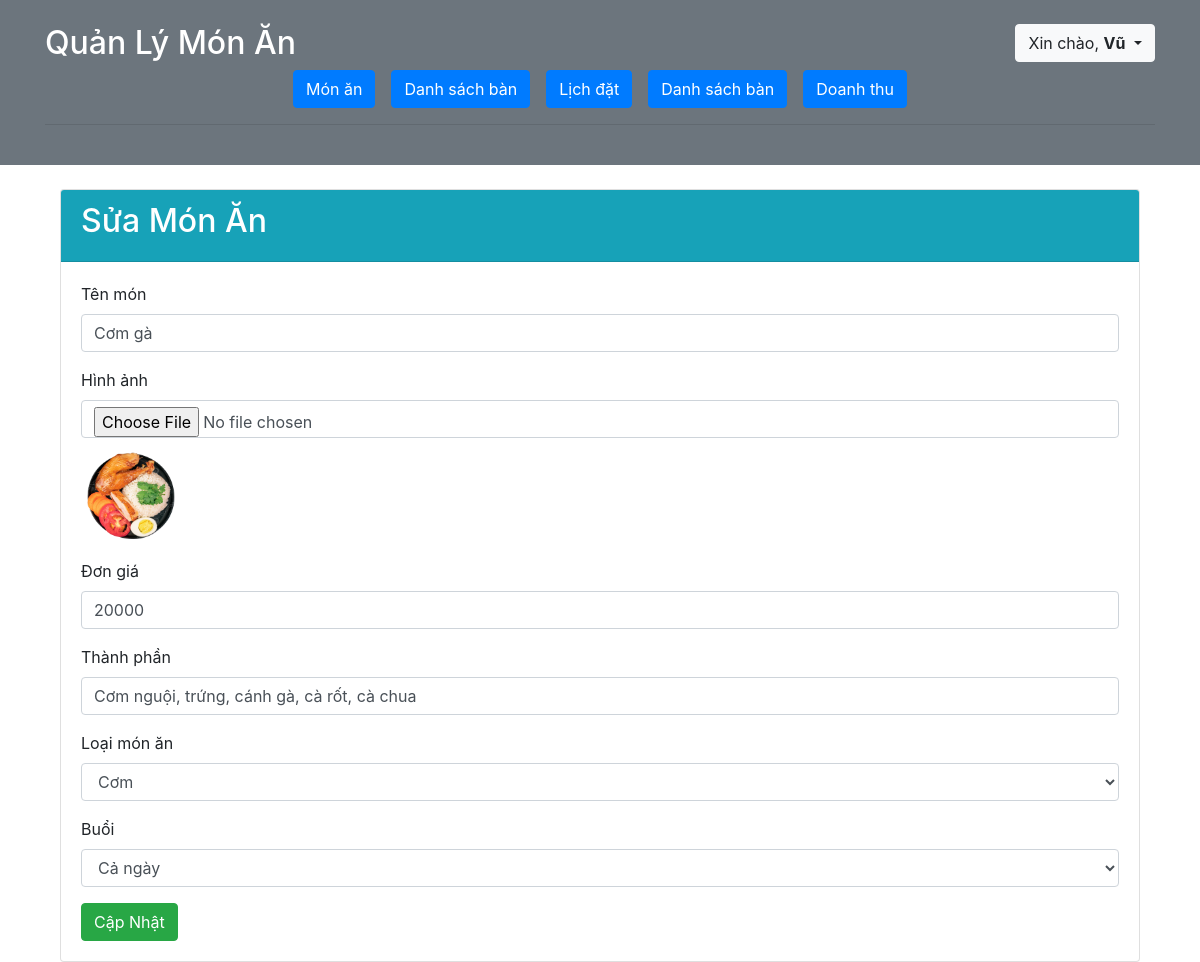
Page /Admin/index.php?page_layout=Sua&id=M0001 (signed in) on the committed database.
### tables this page shows
CREATE TABLE `mon` (
  `MAMON` varchar(5) NOT NULL,
  `MALOAI` char(5) DEFAULT NULL,
  `MABUOI` char(5) DEFAULT NULL,
  `TENMON` varchar(30) DEFAULT NULL,
  `HINHANH` varchar(500) DEFAULT NULL,
  `DONGIA` float DEFAULT NULL,
  `THANHPHAN` varchar(100) DEFAULT NULL
);

### Admin/Chucnang/sua_mon_an.php (the view, shortened to what this page needs)
<?php
require_once '../config/db.php';
if (isset($_GET['id'])) {
    $id = $_GET['id'];
    $sql = "SELECT * FROM MON WHERE MAMON = '$id'";
    $query = mysqli_query($conn, $sql);
    $row = mysqli_fetch_assoc($query);
}
?>
<div class="container mt-4">
    <div class="card">
        <div class="card-header bg-info text-white">
            <h2>Sửa Món Ăn</h2>
        </div>
        <div class="card-body">
            <form method="post" enctype="multipart/form-data">
                <div class="form-group">
                    <label for="">Tên món</label>
                    <input type="text" name="Tenmon" class="form-control" value="<?php echo $row['TENMON']; ?>" required>
                </div>
                <div class="form-group">
                    <label for="">Hình ảnh</label>
                    <input type="file" name="Hinhanh" class="form-control" accept="image/*">
                    <img src="img/<?php echo $row['HINHANH']; ?>" width="100" class="mt-2">
                </div>
                <div class="form-group">
                    <label for="">Đơn giá</label>
                    <input type="text" name="Dongia" class="form-control" value="<?php echo $row['DONGIA']; ?>" required>
                </div>
                <div class="form-group">
                    <label for="">Thành phần</label>
                    <input type="text" name="Thanhphan" class="form-control" value="<?php echo $row['THANHPHAN']; ?>" required>
                </div>
                <div class="form-group">
                    <label for="">Loại món ăn</label>
                    <select name="Maloai" class="form-control" required>
                        <?php
                        $sql_loai = "SELECT * FROM LOAI";
                        $query_loai = mysqli_query($conn, $sql_loai);
                        while ($loai = mysqli_fetch_assoc($query_loai)) {
                            $selected = ($loai['MALOAI'] == $row['MALOAI']) ? 'selected' : '';
                            echo "<option value='{$loai['MALOAI']}' $selected>{$loai['TENLOAI']}</option>";
                        }
                        ?>
                    </select>
                </div>
                <div class="form-group">
                    <label for="">Buổi</label>
                    <select name="Mabuoi" class="form-control" required>
                        <?php
                        $sql_buoi = "SELECT * FROM BUOI";
                        $query_buoi = mysqli_query($conn, $sql_buoi);
                        while ($buoi = mysqli_fetch_assoc($query_buoi)) {
                            $selected = ($buoi['MABUOI'] == $row['MABUOI']) ? 'selected' : '';
                            echo "<option value='{$buoi['MABUOI']}' $selected>{$buoi['TENBUOI']}</option>";
                        }
                        ?>
                    </select>
                </div>
                <button name="sbm" class="btn btn-success" type="submit">Cập Nhật</button>
            </form>
        </div>
    </div>
</div>

### rows in the picture
mon: Tenmon "Cơm gà", HINHANH (picture), Dongia "20000", Thanhphan "Cơm nguội, trứng, cánh gà, cà rốt, cà chua"

### other values in the picture
$hoten "Vũ"
form field Maloai "Cơm"
form field Mabuoi "Cả ngày"
